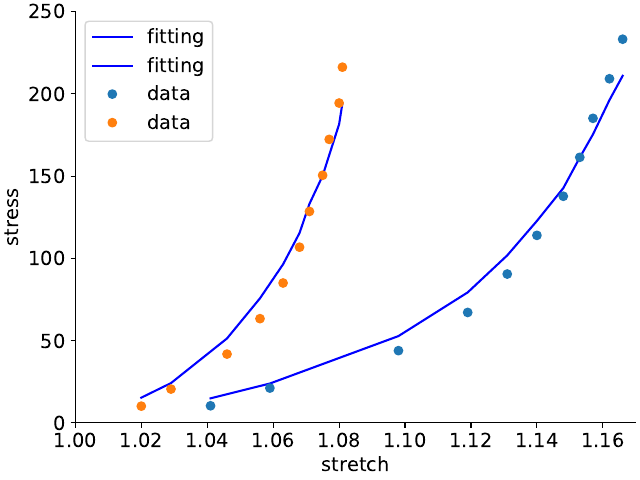

This chart was generated by the following Python code:
# python3
import numpy as np
import sys
import matplotlib.pyplot as plt

class Fitting(object):

    def __init__(self, x, y, params, params_bool,
            sigma2 = None,
            regression_type = "linear",
            maximum_iterations=50,
            marquardt_tolerance=5.0e-2,
            funcs = None):

        self.regression_type = regression_type
        self.maximum_iterations = maximum_iterations
        self.marquardt_tolerance = marquardt_tolerance

        if sigma2 == None:
            compute_variance = True
            if len(y.shape) == 1:
                sigma2 = 1.0
            else:
                sigma2 = np.eye(y.shape[1],dtype=np.float64)

        for i in range(2):
            print("Try to get parameters, number = {}".format(i))
            if self.regression_type == "linear":
                print("Performing linear regression of the data.")
                if len(y.shape) == 1:
                    print("The linear regression is univariate.")
                    params, covariance, chi_square = self.LinearRegressionUni(x, y, sigma2)
                else:
                    print("The linear regression is multivariate.")
                    params, covariance, chi_square = self.LinearRegressionMulti(x, y, sigma2)
            elif self.regression_type == "nonlinear":
                print("Performing non-linear regression of the data.")
                params, covariance, chi_square = self.NonLinearRegression(x, y,
                            sigma2, params, params_bool, self.FungOrthotropic)
            else:
                raise ValueError("Regression type not understood.")

            print("The parameters are: \n{}".format(params))
            print("The covariance is: \n{}".format(covariance))
            print("chi-square is: {}".format(chi_square))

            if compute_variance:
                sigma2 = self.GetEstimatedVariance(x, y, params, self.FungOrthotropic)
                print("The estimated variance is: \n{}".format(sigma2))
                print("-------------------------------------------------------")
                compute_variance = False
            else:
                sigma2 = self.GetEstimatedVariance(x, y, params, self.FungOrthotropic)
                print("The estimated variance is: \n{}".format(sigma2))
                print("-------------------------------------------------------")
                break

        self.CorrelationAssessment(params, params_bool, covariance)
        self.DeterminationCoefficient(y, params, self.FungOrthotropic)
        self.ResidualAnalysis(x, y, params, self.FungOrthotropic)
        self.MakePlots(x, y, params, self.FungOrthotropic)

#==============================================================================#
    """Linear functions for the univariate and multivariate cases"""

    def LinearFunctionUni(self, x, b0, b1, b2=None):

        if len(x.shape) == 1:
            y = b0 + b1*x
        else:
            y = b0 + b1*x[:,0] + b2*x[:,1]

        return y

    def LinearFunctionMulti(self, x, b10, b11, b12, b20, b21, b22):

        y1 = b10 + b11*x[:,0] + b12*x[:,1]
        y2 = b20 + b21*x[:,0] + b22*x[:,1]

        return y1, y2

#==============================================================================#
    """Nonlinear functions for uniaxial tests"""

    def YeohUniaxial(self, x, c10, c20, c30):

        dsda = np.zeros((x.shape[0],3),dtype=np.float64)
        I1 = x**2 + 2./x

        stress = (2.0*c10 + 4.0*c20*(I1-3.0) + \
                6.0*c30*((I1-3.0)**2))*(x**2 - 1.0/x)

        dsda[:,0] = 2.0*(x**2 - 1.0/x)
        dsda[:,1] = 4.0*(I1-3.0)*(x**2 - 1.0/x)
        dsda[:,2] = 6.0*((I1-3.0)**2)*(x**2 - 1.0/x)

        return stress, dsda

#==============================================================================#
    """Nonlinear functions for biaxial tests"""

    def YeohBiaxial(self, x, c10, c20, c30):

        x1 = x[:,0]
        x2 = x[:,1]

        stress = np.zeros((x.shape[0],2),dtype=np.float64)
        I1 = x1**2 + x2**2 + 1.0/(x1*x2)
        stress[:,0] = (2.0*c10 + 4.0*c20*(I1-3.0) + \
                6.0*c30*((I1-3.0)**2))*(x1**2 - (x1*x2)**(-2))
        stress[:,1] = (2.0*c10 + 4.0*c20*(I1-3.0) + \
                6.0*c30*((I1-3.0)**2))*(x2**2 - (x1*x2)**(-2))

        dsda = np.zeros((x.shape[0],2,3),dtype=np.float64)
        dsda[:,0,0] = 2.0*(x1**2 - (x1*x2)**(-2))
        dsda[:,0,1] = 4.0*(I1-3.0)*(x1**2 - (x1*x2)**(-2))
        dsda[:,0,2] = 6.0*((I1-3.0)**2)*(x1**2 - (x1*x2)**(-2))
        dsda[:,1,0] = 2.0*(x2**2 - (x1*x2)**(-2))
        dsda[:,1,1] = 4.0*(I1-3.0)*(x2**2 - (x1*x2)**(-2))
        dsda[:,1,2] = 6.0*((I1-3.0)**2)*(x2**2 - (x1*x2)**(-2))

        return stress, dsda

    def FungOrthotropic(self, x, c, b11, b22, b33, b12, b13, b23):
        """Fung function for orthotropic stress"""

        x1 = x[:,0]
        x2 = x[:,1]
        x3 = 1.0/(x1*x2)

        e1 = 0.5*(x1**2-1.0)
        e2 = 0.5*(x2**2-1.0)
        e3 = 0.5*(x3**2-1.0)

        Q = b11*e1**2 + b22*e2**2 + b33*e3**2 + \
            2.0*b12*e1*e2 + 2.0*b13*e1*e3 + 2.0*b23*e2*e3 #+ \
            #b44*e4**2 + b55*e5**2 + b66*e6**2

        sum1 = (b11*e1 + b12*e2 + b13*e3)*x1**2
        sum2 = (b12*e1 + b22*e2 + b23*e3)*x2**2
        sum3 = (b13*e1 + b23*e2 + b33*e3)*x3**2

        stress = np.zeros((x.shape[0],2),dtype=np.float64)
        stress[:,0] = c*np.exp(Q)*(sum1 - sum3)
        stress[:,1] = c*np.exp(Q)*(sum2 - sum3)

        dsda = np.zeros((x.shape[0],2,7),dtype=np.float64)
        dsda[:,0,0] = np.exp(Q)*(sum1 - sum3)
        dsda[:,0,1] = c*np.exp(Q)*(e1*x1**2 + (sum1-sum3)*e1**2)
        dsda[:,0,2] = c*np.exp(Q)*(sum1-sum3)*e2**2
        dsda[:,0,3] = c*np.exp(Q)*(-e3*x3**2 + (sum1-sum3)*e3**2)
        dsda[:,0,4] = c*np.exp(Q)*(e2*x1**2 + 2.0*(sum1-sum3)*e1*e2)
        dsda[:,0,5] = c*np.exp(Q)*(e3*x1**2 - e1*x3**2 + 2.0*(sum1-sum3)*e1*e3)
        dsda[:,0,6] = c*np.exp(Q)*(-e2*x3**2 + 2.0*(sum1-sum3)*e2*e3)
        dsda[:,1,0] = np.exp(Q)*(sum2 - sum3)
        dsda[:,1,1] = c*np.exp(Q)*(sum2-sum3)*e1**2
        dsda[:,1,2] = c*np.exp(Q)*(e2*x2**2 + (sum2-sum3)*e2**2)
        dsda[:,1,3] = c*np.exp(Q)*(-e3*x3**2 + (sum2-sum3)*e3**2)
        dsda[:,1,4] = c*np.exp(Q)*(e1*x2**2 + 2.0*(sum2-sum3)*e1*e2)
        dsda[:,1,5] = c*np.exp(Q)*(-e1*x3**2 + 2.0*(sum2-sum3)*e1*e3)
        dsda[:,1,6] = c*np.exp(Q)*(e3*x2**2 - e2*x3**2 + 2.0*(sum2-sum3)*e2*e3)

        return stress, dsda

#==============================================================================#
    def LinearRegressionUni(self, x, y, sigma):
        """Linear regression for the case univariate (nfun=1) and
        multivariable (nvar>=1)"""

        # redefine x by adding a row of ones, [1 x]^T
        ndata = x.shape[0]
        x = np.hstack((np.ones((ndata,1),dtype=np.float64),x))

        for i in range(2):
            # compute the maximum likelihood paramters
            sumy = np.dot(np.transpose(x),y/sigma**2)
            sumx2 = np.dot(np.transpose(x)/sigma**2,x)
            sumx2_inv = np.linalg.inv(sumx2)
            param = np.dot(sumy,sumx2_inv)
            nparam = param.shape[0]

            # measure the error of the fitting
            error = y - np.dot(x,param)

            chi_square = np.dot(error/sigma,error/sigma)

            # compute standard deviation (sigma) if it is one initially
            if np.all(np.equal(sigma,1.0)):
                sigma = np.sqrt(np.dot(error,error)/(ndata-nparam))
            else:
                break

        # gradient of the function f in the direction of the parameters b
        dfdb = np.transpose(x)
        covariance = np.dot(np.transpose(dfdb),dfdb)
        correlation = np.zeros((nparam,nparam),dtype=np.float64)
        for i in range(nparam):
            for j in range(nparam):
                correlation[i,j] = covariance[i,j]/\
                               np.sqrt(covariance[i,i]*covariance[j,j])

        return param, correlation, chi_square

#==============================================================================#
    def LinearRegressionMulti(self,x, y, sigma2):
        """Linear regression for the case multivariate (nfun>1) and
        multivariable (nvar>=1)"""

        # redefine x by adding a row of ones, [1 x]^T
        ndata = y.shape[0]
        x = np.hstack((np.ones((ndata,1),dtype=np.float64),x))

        nvar = x.shape[1]
        nfun = y.shape[1]

        dbdb = np.zeros((nvar,nfun,nvar,nfun),dtype=np.float64)
        #dfdb = np.zeros((nvar,nfun,nvar,nfun),dtype=np.float64)
        for i in range(nvar):
            for j in range(nfun):
                dbdb[i,j,i,j] = 1.0

        for count in range(2):
            sigma2_inv = np.linalg.inv(sigma2)
            dfdb = np.einsum('ij,jklm->iklm',x,dbdb)
            # compute the maximum likelihood paramters
            sum_ys = np.einsum('ij,jk->ik',y,sigma2_inv)
            sum_ysx = np.einsum('ij,ijkl->kl',sum_ys,dfdb)   # first sum
            sum_sx = np.einsum('jk,iklm->ijlm',sigma2_inv,dfdb)
            sum_xsx = np.einsum('ij,iklm->jklm',x,sum_sx)    # matrix next to beta

            # flatten the beta matrix (parameters)
            sum_ysx1 = np.zeros((nvar*nfun),dtype=np.float64)
            sum_xsx1 = np.zeros((nvar*nfun,nvar*nfun),dtype=np.float64)
            for i in range(nvar):
                for j in range(nfun):
                    sum_ysx1[j*nvar+i] = sum_ysx[i,j]
                    for k in range(nvar):
                        for l in range(nfun):
                            sum_xsx1[j*nvar+i,l*nvar+k] = sum_xsx[i,j,k,l]

            # solve the linear system
            sum_xsx1_inv = np.linalg.inv(sum_xsx1)
            param = np.dot(sum_ysx1,sum_xsx1_inv)
            nparam = param.shape[0]

            # measure the error of the fitting
            param1 = np.zeros((nvar,nfun),dtype=np.float64)
            for i in range(nvar):
                for j in range(nfun):
                    param1[i,j] = param[j*nvar+i]
            error = y - np.dot(x,param1)

            chi_square = np.einsum("ij,jk,ik",error,sigma2_inv,error)

            # compute an estimate of covariance
            if count == 0:
                sigma2 = np.einsum("ij,ik->jk",error,error)
                sigma2 /= (ndata-nparam)

        # compute covariance
        dfdb_red = np.zeros((ndata*nfun,nvar*nfun),dtype=np.float64)
        for i in range(ndata):
            for j in range(nfun):
                for k in range(nvar):
                    for l in range(nfun):
                        dfdb_red[i*nfun+j,l*nvar+k] = dfdb[i,j,k,l]

        covariance = np.dot(np.transpose(dfdb_red),dfdb_red)
        covariance = np.linalg.inv(covariance)

        return param, covariance, chi_square

#------------------------------------------------------------------------------#
    def NonLinearRegression(self, x, y, sigma2, param, param_bool, funcs):
        """mrqmin: Levenberg-Marquardt method for fitting nonlinear
        models.
        Basicaly this method handles the speed of convergence in the 
        linearization of the least square method by a parameter alamda.
        Where beta is the gradient of chi-square and alpha is the hessian, and
        solving the system alpha*da=beta."""

        # x:           variables. [ndata,P]
        # y:           variates. [ndata,Q]
        # sigma2:      estimated variance. scalar or square matrix [Q,Q].
        # param:       coefficients of a nonlinear function. [nparam]
        # param_bool:  boolean array to select the coeff to be fitted. [nparam]
        # funcs:       the nonlinear function to fit, funcs(x,*param)

        tolerance = self.marquardt_tolerance

        nparam = param.shape[0]    # number of coefficients in the function

        # set the number of coefficients to fit
        mfit = 0  # counter for the number of coeffcients to fit
        for j in range(nparam):
            if param_bool[j]: mfit += 1  # verify if ia[j] is True

        # compute the inverse of variance matrix
        sigma2_inv = np.linalg.inv(sigma2)

        # first computation of the first and second variation of chi-squared
        alamda = 0.001
        alpha, beta, ochisq = self.ChiSquareVariations(x, y, sigma2_inv,
                                                    param, param_bool, funcs)

        # define a trial parameter vector
        param_try = np.zeros((nparam),dtype=np.float64)
        param_try[param_bool] = param[param_bool]

        # initialize the residual norm (beta), this should get to zero
        norm_beta = np.linalg.norm(beta)
        if np.isclose(norm_beta,0.0):
            norm_beta = 1e-14
        norm_residual = np.abs(np.linalg.norm(beta)/norm_beta)

        # loop of iteration for Levenberg-Marquardt method
        iteration = 0
        while norm_residual > tolerance:

            # define the linear system to solve. alpha*da=beta
            # alter alpha by augmenting diagonal elements
            alpha_lm = alpha + alamda*np.diag(np.diag(alpha))
            # invert hessian matrix and get the solution of covar*beta=da
            alpha_lm_inv = np.linalg.inv(alpha_lm)
            da = np.dot(alpha_lm_inv,beta)

            # update the coefficients
            param_try[param_bool] = param[param_bool] + da

            # compute the residual for this iteration
            abs_residual = np.linalg.norm(beta)
            norm_residual = np.abs(np.linalg.norm(beta)/norm_beta)

            print("Iteration {}.".format(iteration) +\
                  " Lambda {0:>10.5g}.".format(alamda) +\
                  " Residual (abs) {0:>16.7g}.".format(abs_residual) +\
                  " Residual (rel) {0:>16.7g}.".format(norm_residual))

            # verify the succes of the trial
            alpha_try, beta_try, chisq = self.ChiSquareVariations(x, y,
                                    sigma2_inv, param_try, param_bool, funcs)
            if chisq < ochisq:  # the trial is better, accept the new solution
                alamda = 0.1*alamda
                ochisq = chisq
                alpha = alpha_try
                beta = beta_try
                param[param_bool] = param_try[param_bool]
            else:  # the trial is worse, increase alamda and return
                alamda = 10.0*alamda

            # break if the absolute residual is small enough
            if np.abs(abs_residual) < tolerance:
                break

            # break if the coefficients variation is small enough
            if np.linalg.norm(da) < tolerance:
                break

            # update iteration number
            iteration += 1

            if np.isnan(norm_residual) or norm_residual>1e6:
                raise RuntimeError("The solution diverges.")

            if iteration == self.maximum_iterations-1:
                raise RuntimeError("Maximum number of iterations reached.")

        # prepare the covariance matrix for output
        alpha_inv = np.linalg.inv(alpha)
        covariance = self.CovarianceMatrix(alpha_inv, param_bool)

        return param, covariance, ochisq

#------------------------------------------------------------------------------#
    def ChiSquareVariations(self, x, y, sigma2_inv, param, param_bool, funcs):
        """mrqcof: used by mrqmin to evaluate the linearized fitting matrix
        alpha, and the vector beta, and calculate chisq"""

        # x (IN):          set of datapoints. [ndata]
        # y (IN):          set of datapoints. [ndata]
        # sigma2 (IN):     estimated variance.
        # param (INOUT):   coefficients of a nonlinear function. [ma]
        # param_bool (IN): boolean array to select the coeff to be fitted. [ma]
        # alpha (OUT):     curvature matrix (hessian). [ma,ma]
        # beta (OUT):      vector (first derivatives). [ma]
        # chisq (OUT):     chi square, the functional to minimize
        # funcs (IN):      the nonlinear function to fit, funcs(x,a,yfit,dyda,ma)

        if len(y.shape) == 1:
            f_model, dfdb = funcs(x,*param)
            if len(dfdb.shape) == 1:
                dfdb = np.reshape(dfdb,(dfdb.shape[0],1))

            error = y - f_model
            
            hessian0 = np.einsum("ij,ik->jk",dfdb,dfdb)
            hessian0 = sigma2_inv*hessian0
            hessian = hessian0[param_bool,:][:,param_bool]

            gradient0 = np.einsum("i,ik->k",error,dfdb)
            gradient0 = sigma2_inv*gradient0
            gradient = gradient0[param_bool]

            chi_square = np.dot(error,error)*sigma2_inv

        else:
            f_model, dfdb = funcs(x,*param)

            error = y - f_model

            hessian0 = np.einsum("ijl,jk->ikl",dfdb,sigma2_inv)
            hessian0 = np.einsum("ijk,ijl->kl",hessian0,dfdb)
            hessian = hessian0[param_bool,:][:,param_bool]

            gradient0 = np.einsum("ij,jk->ik",error,sigma2_inv)
            gradient0 = np.einsum("ij,ijk->k",gradient0,dfdb)
            gradient = gradient0[param_bool]

            chi_square = np.einsum("ij,jk,ik",error,sigma2_inv,error)
        
        return hessian, gradient, chi_square

#------------------------------------------------------------------------------#
    def CovarianceMatrix(self, alpha_inv, param_bool):
        """covsrt: spread the covariances back into the full nparam*nparam
        covariance matrix. Covariance computed for the parameters."""

        # covariance (OUT): covariance matrix. covar[ma,ma]
        # param_bool (IN):  boolean array with the coeff to be fitted. [nparam]

        nparam = param_bool.shape[0]     # number of coeff in the function
        covariance = np.zeros((nparam,nparam),dtype=np.float64)

        k = 0
        for i in range(nparam):
            if param_bool[i]:
                l = 0
                for j in range(nparam):
                    if param_bool[j]:
                        covariance[i,j] = alpha_inv[k,l]
                        l += 1
                k += 1

        return covariance

#------------------------------------------------------------------------------#
    def GetEstimatedVariance(self, x, y, param, funcs):

        nparam = param.shape[0]     # number of coefficients in the function
        ndata = y.shape[0]     # number of coefficients in the function

        if len(y.shape) == 1:
            f_model, _ = funcs(x,*param)

            sigma2 = np.dot(error,error)
            sigma2 /= (ndata-nparam)

        else:
            ndata = y.shape[0]     # number of coefficients in the function
            nparam = param.shape[0]     # number of coefficients in the function

            f_model, _ = funcs(x,*param)
            error = y - f_model

            sigma2 = np.einsum("ij,ik->jk",error,error)
            sigma2 /= (ndata-nparam)

        return sigma2

#------------------------------------------------------------------------------#
    def CorrelationAssessment(self, params, param_bool, covariance):

        nparam = params.shape[0]

        mfit = 0  # counter for the number of coefficients to fit
        for j in range(nparam):
            if param_bool[j]: mfit += 1

        covariance = covariance[param_bool,:][:,param_bool]

        correlation = np.zeros((mfit,mfit),dtype=np.float64)
        for i in range(mfit):
            for j in range(mfit):
                correlation[i,j] = covariance[i,j]/\
                           np.sqrt(covariance[i,i]*covariance[j,j])

        determinant = np.linalg.det(correlation)
        if determinant < 1.0e-4:
            is_overparameter = True
        else:
            is_overparameter = False

        print("This is the correlation: \n{}".format(correlation))
        print("Assess over-parameterization: {}, det(R)={}".format(is_overparameter,
                                                        determinant))

#--------------------------------------------------------------------------
    def DeterminationCoefficient(self, y, params, funcs):

        from sklearn.metrics import r2_score
        y_pred, _ = funcs(x, *params)
        determination = r2_score(y, y_pred, multioutput='raw_values')
        print("Determination Coefficient R2: {}".format(determination))

#--------------------------------------------------------------------------
    def ResidualAnalysis(self, x, y, params, funcs):

        import statsmodels.api as sm

        error = y - funcs(x, *params)[0]

        fig, ax = plt.subplots(2,3, figsize=plt.figaspect(0.5))

        # histogram for error 1
        ax[0,0].hist(error[:,0], bins=6)
        ax[0,0].set_xlabel('error 1',fontsize=11)
        ax[0,0].set_ylabel('quantity',fontsize=11)

        # histogram for error 1
        ax[1,0].hist(error[:,1], bins=6)
        ax[1,0].set_xlabel('error 2',fontsize=11)
        ax[1,0].set_ylabel('quantity',fontsize=11)

        # scatter stretch against error
        ax[0,1].scatter(x[:,0], error[:,0])
        ax[0,1].scatter(x[:,1], error[:,1])
        ax[0,1].set_xlabel('stretch',fontsize=11)
        ax[0,1].set_ylabel('error',fontsize=11)

        # plot error 1 against error 2
        ax[1,1].plot([min(error[:,0]),max(error[:,0])],
                     [min(error[:,0]),max(error[:,0])],
                     color='red')
        ax[1,1].scatter(error[:,0], error[:,1])
        ax[1,1].set_xlabel('error 1',fontsize=11)
        ax[1,1].set_ylabel('error 2',fontsize=11)

        # QQplot for error 1
        sm.graphics.qqplot(error[:,0], line='s', ax=ax[0,2])

        # QQplot for error 2
        sm.graphics.qqplot(error[:,1], line='s', ax=ax[1,2])

        fig.tight_layout()
        plt.show
        #file output
        FIGURENAME = 'error.pdf'
        plt.savefig(FIGURENAME)
        #close graphical tools
        plt.close('all')

#--------------------------------------------------------------------------
    def MakePlots(self, x, y, params, funcs):
        """This is a function to make a general plot of the fitting"""

        fig, ax = plt.subplots(constrained_layout=True)

        # plot curve and data
        ax.plot(x, funcs(x, *params)[0], 'b-', label='fitting')
        ax.plot(x, y, 'o', label='data')

        # make the graphic nicer
        ax.set_xlabel('stretch',fontsize=14)
        ax.set_ylabel('stress',fontsize=14)
        ax.set_ylim(bottom=0,top=250)
        ax.set_xlim(left=1.0,right=1.17)
        for label in (ax.get_xticklabels()+ax.get_yticklabels()):
            label.set_fontsize(14)
        #open the box and add legend
        ax.spines['top'].set_visible(False)
        ax.spines['right'].set_visible(False)
        ax.legend(loc='upper left',fontsize=14)

        plt.show
        #file output
        FIGURENAME = 'fitting.pdf'
        plt.savefig(FIGURENAME)
        #close graphical tools
        plt.close('all')

        if len(y.shape) != 1:
            from mpl_toolkits.mplot3d import Axes3D

            X = np.linspace(1.0,1.17,7)
            Y = np.linspace(1.0,1.1,7)
            X, Y = np.meshgrid(X,Y)
            Z1 = np.zeros((X.shape[0],X.shape[1]),dtype=np.float64)
            Z2 = np.zeros((X.shape[0],X.shape[1]),dtype=np.float64)
            for i in range(X.shape[0]):
                XY_data = np.column_stack((X[i,:],Y[i,:]))
                Z1[i,:] = funcs(XY_data,*params)[0][:,0]
                Z2[i,:] = funcs(XY_data,*params)[0][:,1]

            # first plot
            fig = plt.figure(figsize=plt.figaspect(0.5))
            ax = fig.add_subplot(1, 2, 1, projection='3d')

            ax.plot_wireframe(X, Y, Z1)
            ax.plot(x[:,0],x[:,1],y[:,0], 'b-')

            ax.set_xlabel('stretch 1',fontsize=11)
            ax.set_ylabel('stretch 2',fontsize=11)
            ax.set_zlabel('stress',fontsize=11)

            # second plot
            ax = fig.add_subplot(1, 2, 2, projection='3d')

            ax.plot_wireframe(X, Y, Z2)
            ax.plot(x[:,0],x[:,1],y[:,1], 'r-')

            ax.set_xlabel('stretch 1',fontsize=11)
            ax.set_ylabel('stretch 2',fontsize=11)
            ax.set_zlabel('stress',fontsize=11)

            plt.show

            FIGURENAME = 'fitting_3d.pdf'
            plt.savefig(FIGURENAME)

            plt.close('all')

#==============================================================================#

x = np.array([[1.041, 1.059, 1.098, 1.119, 1.131, 1.140, 1.148, 1.153, 1.157,
        1.162, 1.166],[1.020, 1.029, 1.046, 1.056, 1.063, 1.068, 1.071, 1.075,
        1.077, 1.080, 1.081]], dtype=np.float64)
y = np.array([[10.714, 19.898, 39.796, 60.204, 79.592, 100.0, 119.898,
        139.796, 160.204, 180.102, 198.980],[11.224, 19.388, 39.796, 59.694,
        80.102, 100.0, 119.898, 140.306, 159.694, 180.102, 199.490]], 
        dtype=np.float64)

# insert always x and y with the ndata in the first index 
x = np.transpose(x)    # [ndata,p] p is the number of variables
y = np.transpose(y)    # [ndata,q] q is the number of variates

#y *= x
y[:,0] *= x[:,0]
y[:,1] *= x[:,1]

params = np.array([10.0,1.0,1.0,0.0,0.0,0.0,0.0],dtype=np.float64)
params_bool = np.array([True,True,True,False,True,False,False],dtype=bool)

fitting = Fitting(x, y, params, params_bool, regression_type="nonlinear")

